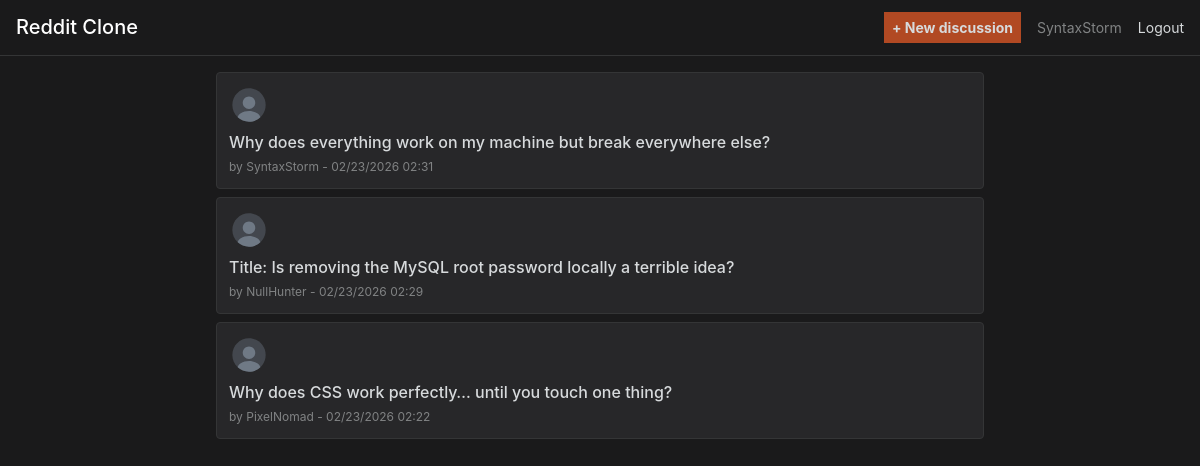
Screenshot of /index.php (signed in) with the database file from the repository.
### tables this page shows
CREATE TABLE `discussions` (
  `id` int NOT NULL,
  `user_id` int NOT NULL,
  `title` varchar(255) NOT NULL,
  `slug` varchar(255) NOT NULL,
  `content` text NOT NULL,
  `created_at` datetime DEFAULT CURRENT_TIMESTAMP
);

CREATE TABLE `users` (
  `id` int NOT NULL,
  `username` varchar(50) NOT NULL,
  `email` varchar(100) NOT NULL,
  `password` varchar(255) NOT NULL,
  `role` enum('USER','ADMIN') DEFAULT 'USER',
  `created_at` timestamp NULL DEFAULT CURRENT_TIMESTAMP,
  `updated_at` timestamp NULL DEFAULT CURRENT_TIMESTAMP ON UPDATE CURRENT_TIMESTAMP
);

### index.php (the view, shortened to what this page needs)
<?php
$pdo = getPdo();
$stmt = $pdo->query('SELECT d.id, d.title, d.slug, d.created_at, u.username FROM discussions d JOIN users u ON d.user_id = u.id ORDER BY d.created_at DESC');
$discussions = $stmt->fetchAll();
?>
<!DOCTYPE html>
<html lang="en">
<head>
    <link rel="stylesheet" href="assets/css/main.css">
</head>
<body>
    <header>
        <h1>Reddit Clone</h1>
        <nav>
            <a class="new_discussion" href="discussions/add.php">+ New discussion</a>
            <span><?= htmlspecialchars($_SESSION['username']) ?></span>
            <a href="auth/logout.php">Logout</a>
        </nav>
    </header>
    <main>
        <?php if (empty($discussions)): ?>
        <p>No discussions yet. <a href="discussions/add.php">Create the first one</a></p>
        <?php else: ?>
        <ul class="discussion-list">
            <?php foreach ($discussions as $d): ?>
            <li>
                <div class="discussion-row">
                    <a href="discussions/view.php?s=<?= urlencode($d['slug']) ?>"><?= htmlspecialchars($d['title']) ?></a>
                </div>
                <span class="meta">by <?= htmlspecialchars($d['username']) ?> - <?= htmlspecialchars(date('m/d/Y H:i', strtotime($d['created_at']))) ?></span>
            </li>
            <?php endforeach; ?>
        </ul>
        <?php endif; ?>
    </main>
</body>
</html>

### assets/css/background.css (style rules this page uses)
body { background-color: #1a1a1b; color: #d7dadc; min-height: 100vh; }
main { background-color: transparent; }

### assets/css/layout.css (style rules this page uses)
body { max-width: 1200px; margin: 0 auto; padding: 0; }
main { padding: 16px; max-width: 800px; margin: 0 auto; }
main a { color: #4fbcff; transition: color 0.2s; }

### assets/css/typography.css (style rules this page uses)
body { font-size: 14px; color: #d7dadc; }
h1 { font-size: 20px; font-weight: 500; color: #ffffff; margin: 0; }
.meta { display: flex; align-items: center; gap: 10px; font-size: 12px; color: #818384; }

### assets/css/navigation.css (style rules this page uses)
header { background-color: #1a1a1b; border-bottom: 1px solid #343536; padding: 12px 16px; display: flex; justify-content: space-between; align-items: center; position: sticky; top: 0; z-index: 100; margin-bottom: 0; }
nav { display: flex; align-items: center; gap: 16px; }
nav .new_discussion { background-color: #b14923;; color: #d7dadc; font-weight: bold; padding: 0.3rem 0.5rem; font-size: 14px; transition: color 0.2s; }
nav span { color: #818384; font-size: 14px; }

### assets/css/discussions.css (style rules this page uses)
.discussion-list { padding: 0; margin: 0; }
.discussion-list li { background-color: #272729; border: 1px solid #343536; border-radius: 4px; padding: 12px; margin-bottom: 8px; transition: border-color 0.2s, background-color 0.2s; }
.discussion-row { display: flex; align-items: center; justify-content: space-between; gap: 12px; margin-bottom: 4px; }
.discussion-list li a { color: #d7dadc; font-weight: 500; font-size: 16px; transition: color 0.2s; flex: 1; }

### assets/css/animations.css (style rules this page uses)
.discussion-list li { animation: fadeIn 0.3s ease-in; }

### rows the page displays
discussions: title "Why does everything work on my machine but break everywhere else?", user.username "SyntaxStorm", created_at "02/23/2026 02:31"
discussions: title "Title: Is removing the MySQL root password locally a terrible idea?", user.username "NullHunter", created_at "02/23/2026 02:29"
discussions: title "Why does CSS work perfectly… until you touch one thing?", user.username "PixelNomad", created_at "02/23/2026 02:22"

### other values shown
$_SESSION['username'] "SyntaxStorm"
